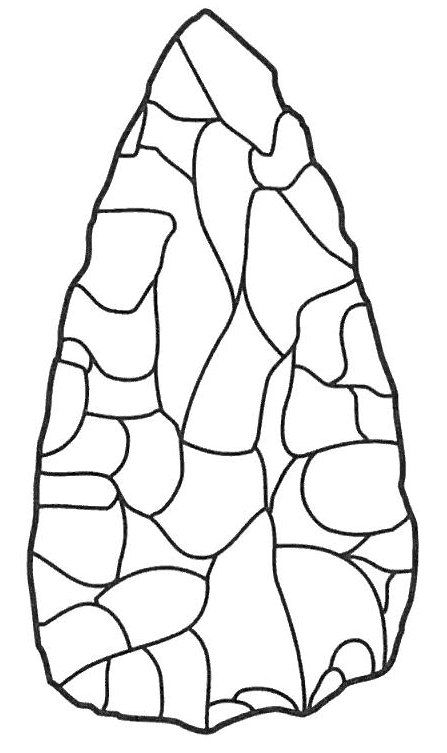
#> input picture symmetry_tester/178.png, 447 x 753 px
$ python sym_asym.py --image 178.png --output out.png
#> lines starting #> are read from the running program, lines starting #| are printed output that depends on the picture; after the words box and inside, x2 and y2 are one past the last pixel; in counts of white or black regions, pixels touching at a corner belong together
# import packages
import argparse
import cv2
import imutils
import numpy as np

# construct argument parser
ap = argparse.ArgumentParser()
ap.add_argument("-i", "--image", required = True, help = "path to the input image")
ap.add_argument("-o", "--output", required = True, help="path to output image")
args = vars(ap.parse_args())

# load the image
image = cv2.imread(args["image"])
#> image is the input picture: shape (753, 447, 3); min 0, max 255, mean 234.7

# convert it to grayscale
gray = cv2.cvtColor(image, cv2.COLOR_BGR2GRAY)

# threshold the image
(T, threshInv) = cv2.threshold(gray, 200, 255, cv2.THRESH_BINARY_INV)
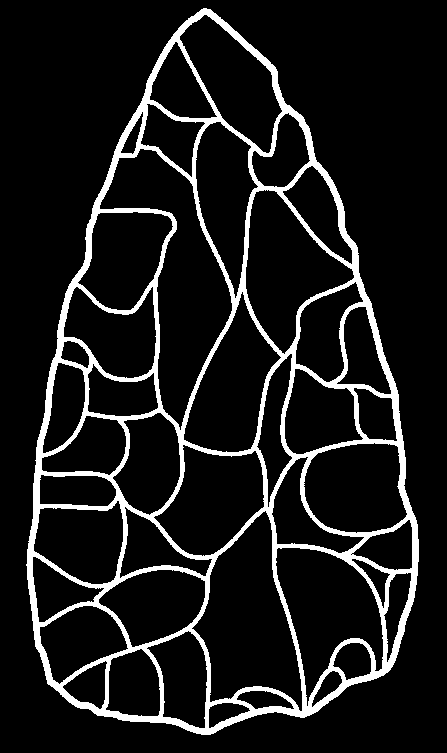
#> threshInv: shape (753, 447); 10.4% white; 1 white region

# find outer contour of thresholded image
conts = cv2.findContours(threshInv.copy(), cv2.RETR_EXTERNAL, cv2.CHAIN_APPROX_SIMPLE)
#> conts = 1 contour; box (x1, y1, x2, y2) and area: (26, 8, 419, 735) 203084
conts = imutils.grab_contours(conts)

# loop over the contour/s for image moments
for c in conts:
	#  compute the center of the contour
	M = cv2.moments(c)
	#  calculate the centroid
	cX = int(M["m10"] / M["m00"])
	cY = int(M["m01"] / M["m00"])
#> this loop made 1 pass
#> (cX, cY) on pass 1: (217, 421)

# draw and fill the contour on the image
cv2.drawContours(image, [c], -1, (0, 0, 0), thickness=cv2.FILLED)
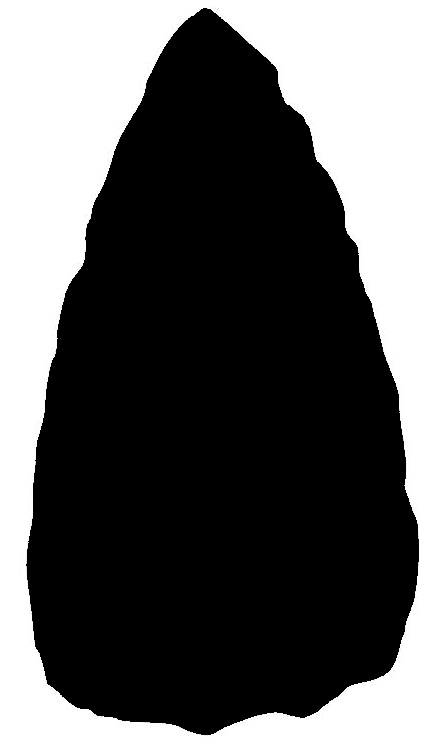
#> image: shape (753, 447, 3); min 0, max 255, mean 100.4

# draw the centroid on the filled contour
cv2.circle(image, (cX, cY), 7, (255, 0, 0), -1)
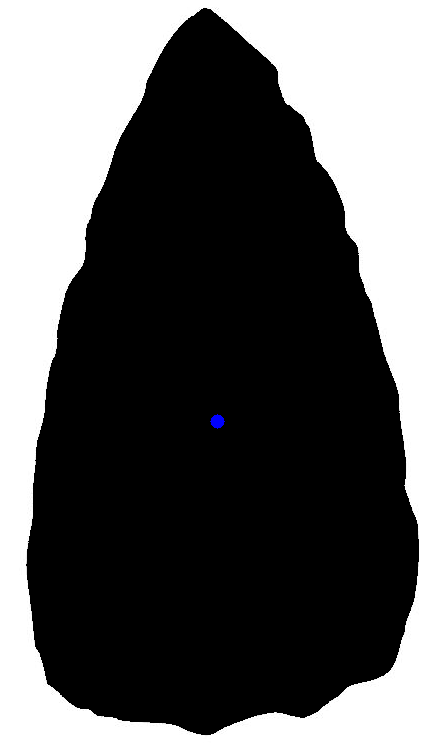
#> image: shape (753, 447, 3); 0.04% of pixels changed, all inside (x1, y1, x2, y2) = (210, 414, 225, 429)

# portions of the image (includes white and black pixels)
top_half = image[0:cY, :]
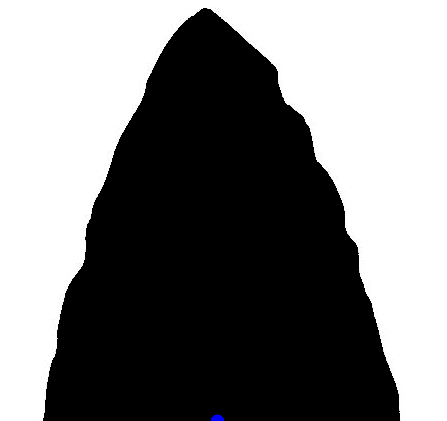
#> top_half: shape (421, 447, 3); mean B, G, R 124.8, 124.8, 124.8
bottom_half = image[cY:, :]
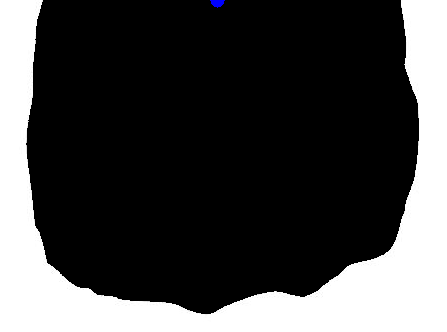
#> bottom_half: shape (332, 447, 3); mean B, G, R 69.7, 69.5, 69.5
left_half = image[:, 0:cX]
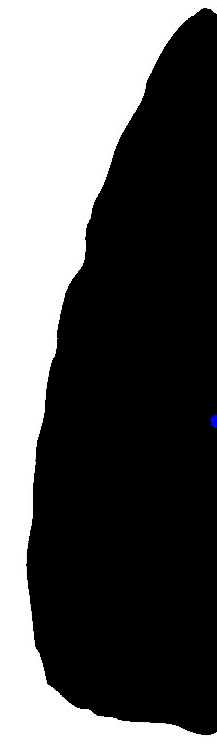
#> left_half: shape (753, 217, 3); mean B, G, R 95.6, 95.5, 95.5
right_half = image[:, cX:]
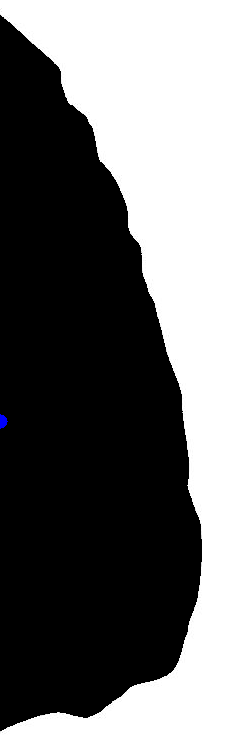
#> right_half: shape (753, 230, 3); mean B, G, R 105.1, 105, 105

# halves of images containing black pixels
top_half = top_half[:, :, 1]
#> top_half: shape (421, 447)
bottom_half = bottom_half[:, :, 1]
#> bottom_half: shape (332, 447)
left_half = left_half[:, :, 1]
#> left_half: shape (753, 217)
right_half = right_half[:, :, 1]
#> right_half: shape (753, 230)

#  np.size() gives total number of pixels in the image
#  np.count_nonzero() gives number of white pixels
top_bottom_ratio = (int(np.size(top_half) - np.count_nonzero(top_half)) / (np.size(bottom_half) - np.count_nonzero(bottom_half)))
#> top_bottom_ratio = 0.89
left_right_ratio = (int(np.size(left_half) - np.count_nonzero(left_half)) / (np.size(right_half) - np.count_nonzero(right_half)))
#> left_right_ratio = 1

# area of the entire contour

# show images
cv2.imshow("Original Image", gray)
cv2.imshow("Centroid", image)
cv2.imshow("Top Half (at the centroid)", top_half)
cv2.imshow("Bottom Half (at the centroid)", bottom_half)
cv2.imshow("Left Half (at the centroid)", left_half)
cv2.imshow("Right Half (at the centroid)", right_half)
cv2.waitKey(0)

# Save the image to disk.
cv2.imwrite(args["output"] + ".png", gray)
cv2.imwrite(args["output"] + ".png", image)
cv2.imwrite(args["output"] + ".png", top_half)
cv2.imwrite(args["output"] + ".png", bottom_half)
cv2.imwrite(args["output"] + ".png", left_half)
cv2.imwrite(args["output"] + ".png", right_half)

print(f'The ratio of top to bottom halves is: {round(top_bottom_ratio, 3)}')
#| The ratio of top to bottom halves is: 0.89
print(f'The ratio of left to right halves is: {round(left_right_ratio, 3)}')
#| The ratio of left to right halves is: 1.003
